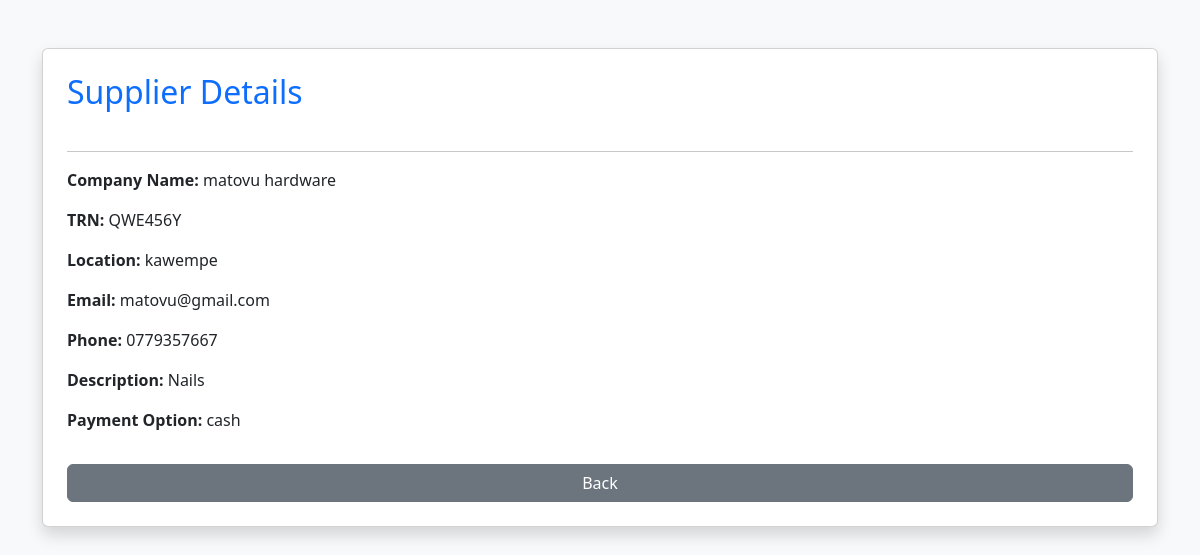
Page /supplier/view/2/ on the committed database.
### nyondoapp/models.py (models this page shows, shortened)
class Supplier(models.Model):
    company_name = models.TextField(blank=False)
    email = models.EmailField(blank=True)
    location = models.CharField(blank=False, max_length=100)
    TRN = models.TextField(blank=False)
    phone = models.TextField(blank=False)
    product_description = models.TextField(blank=False)
    payment_option = models.CharField(max_length=50, blank=False)

### nyondoapp/views.py (the view)
# urls.py: path('supplier/view/<int:id>/', views.view_supplier, name='view_supplier'),
def view_supplier(request, id):
    supplier = get_object_or_404(Supplier, id=id)
    context = {
        'supplier': supplier
    }
    return render(request,'account/view_supplier.html',context)

### nyondoapp/templates/account/view_supplier.html (shortened to what this page needs)
<!doctype html>
<html lang="en">
<head>
    {% load static %}
    <link
      href="https://cdn.jsdelivr.net/npm/bootstrap@5.3.8/dist/css/bootstrap.min.css"
      rel="stylesheet"
    >
</head>
<body class="bg-light">
<div class="container mt-5">
    <div class="card shadow p-4">
        <h2 class="text-primary mb-4">
            Supplier Details
        </h2>
        <hr>
        <p><strong>Company Name:</strong> {{ supplier.company_name }}</p>
        <p><strong>TRN:</strong> {{ supplier.TRN }}</p>
        <p><strong>Location:</strong> {{ supplier.location }}</p>
        <p><strong>Email:</strong> {{ supplier.email }}</p>
        <p><strong>Phone:</strong> {{ supplier.phone }}</p>
        <p><strong>Description:</strong> {{ supplier.product_description }}</p>
        <p><strong>Payment Option:</strong> {{ supplier.payment_option }}</p>
        <a
          href="{% url 'supplier_list' %}"
          class="btn btn-secondary mt-3"
        >
            Back
        </a>
    </div>
</div>
</body>
</html>

### rows in the picture
Supplier: company_name "matovu hardware", TRN "QWE456Y", location "kawempe", email "matovu@gmail.com", phone "0779357667", product_description "Nails", payment_option "cash"
